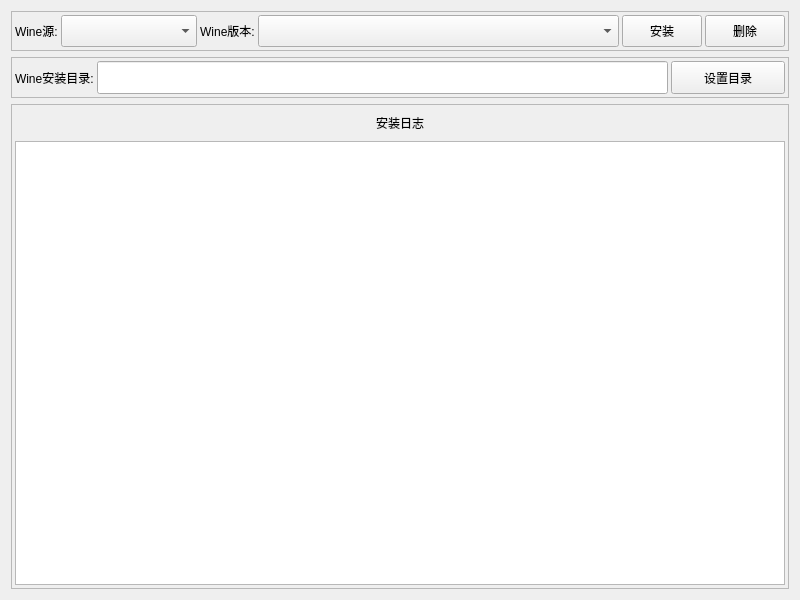
<?xml version="1.0" encoding="UTF-8"?>
<ui version="4.0">
 <class>vekWineOption</class>
 <widget class="QWidget" name="vekWineOption">
  <property name="windowModality">
   <enum>Qt::NonModal</enum>
  </property>
  <property name="enabled">
   <bool>true</bool>
  </property>
  <property name="geometry">
   <rect>
    <x>0</x>
    <y>0</y>
    <width>800</width>
    <height>600</height>
   </rect>
  </property>
  <property name="sizePolicy">
   <sizepolicy hsizetype="Preferred" vsizetype="Maximum">
    <horstretch>0</horstretch>
    <verstretch>0</verstretch>
   </sizepolicy>
  </property>
  <property name="minimumSize">
   <size>
    <width>800</width>
    <height>600</height>
   </size>
  </property>
  <property name="maximumSize">
   <size>
    <width>16777215</width>
    <height>16777215</height>
   </size>
  </property>
  <property name="font">
   <font>
    <family>Microsoft JhengHei UI</family>
   </font>
  </property>
  <property name="windowTitle">
   <string>Wine安装</string>
  </property>
  <property name="windowOpacity">
   <double>1.000000000000000</double>
  </property>
  <layout class="QVBoxLayout" name="verticalLayout" stretch="0">
   <property name="spacing">
    <number>1</number>
   </property>
   <property name="leftMargin">
    <number>5</number>
   </property>
   <property name="topMargin">
    <number>5</number>
   </property>
   <property name="rightMargin">
    <number>5</number>
   </property>
   <property name="bottomMargin">
    <number>5</number>
   </property>
   <item>
    <layout class="QVBoxLayout" name="verticalLayout_3" stretch="1,1,12">
     <property name="spacing">
      <number>6</number>
     </property>
     <property name="leftMargin">
      <number>6</number>
     </property>
     <property name="topMargin">
      <number>6</number>
     </property>
     <property name="rightMargin">
      <number>6</number>
     </property>
     <property name="bottomMargin">
      <number>6</number>
     </property>
     <item>
      <widget class="QFrame" name="frame_3">
       <property name="sizePolicy">
        <sizepolicy hsizetype="Preferred" vsizetype="Preferred">
         <horstretch>0</horstretch>
         <verstretch>0</verstretch>
        </sizepolicy>
       </property>
       <property name="frameShape">
        <enum>QFrame::StyledPanel</enum>
       </property>
       <property name="frameShadow">
        <enum>QFrame::Raised</enum>
       </property>
       <layout class="QHBoxLayout" name="horizontalLayout" stretch="1,30,10,80,0,1">
        <property name="spacing">
         <number>3</number>
        </property>
        <property name="leftMargin">
         <number>3</number>
        </property>
        <property name="topMargin">
         <number>3</number>
        </property>
        <property name="rightMargin">
         <number>3</number>
        </property>
        <property name="bottomMargin">
         <number>3</number>
        </property>
        <item>
         <widget class="QLabel" name="label_3">
          <property name="text">
           <string>Wine源:</string>
          </property>
         </widget>
        </item>
        <item>
         <widget class="QComboBox" name="comboBox_wineSrc">
          <property name="sizePolicy">
           <sizepolicy hsizetype="Preferred" vsizetype="Preferred">
            <horstretch>0</horstretch>
            <verstretch>0</verstretch>
           </sizepolicy>
          </property>
         </widget>
        </item>
        <item>
         <widget class="QLabel" name="label">
          <property name="text">
           <string>Wine版本:</string>
          </property>
          <property name="alignment">
           <set>Qt::AlignCenter</set>
          </property>
         </widget>
        </item>
        <item>
         <widget class="QComboBox" name="comboBox_wineVer">
          <property name="sizePolicy">
           <sizepolicy hsizetype="Preferred" vsizetype="Preferred">
            <horstretch>0</horstretch>
            <verstretch>0</verstretch>
           </sizepolicy>
          </property>
         </widget>
        </item>
        <item>
         <widget class="QPushButton" name="pushButton_Install">
          <property name="sizePolicy">
           <sizepolicy hsizetype="Preferred" vsizetype="Preferred">
            <horstretch>0</horstretch>
            <verstretch>0</verstretch>
           </sizepolicy>
          </property>
          <property name="text">
           <string>安装</string>
          </property>
         </widget>
        </item>
        <item>
         <widget class="QPushButton" name="pushButton_deleteWine">
          <property name="sizePolicy">
           <sizepolicy hsizetype="Preferred" vsizetype="Preferred">
            <horstretch>0</horstretch>
            <verstretch>0</verstretch>
           </sizepolicy>
          </property>
          <property name="text">
           <string>删除</string>
          </property>
         </widget>
        </item>
       </layout>
      </widget>
     </item>
     <item>
      <widget class="QFrame" name="frame_2">
       <property name="sizePolicy">
        <sizepolicy hsizetype="Preferred" vsizetype="Preferred">
         <horstretch>0</horstretch>
         <verstretch>0</verstretch>
        </sizepolicy>
       </property>
       <property name="frameShape">
        <enum>QFrame::StyledPanel</enum>
       </property>
       <property name="frameShadow">
        <enum>QFrame::Raised</enum>
       </property>
       <layout class="QHBoxLayout" name="horizontalLayout_2" stretch="2,15,3">
        <property name="spacing">
         <number>3</number>
        </property>
        <property name="sizeConstraint">
         <enum>QLayout::SetDefaultConstraint</enum>
        </property>
        <property name="leftMargin">
         <number>3</number>
        </property>
        <property name="topMargin">
         <number>3</number>
        </property>
        <property name="rightMargin">
         <number>3</number>
        </property>
        <property name="bottomMargin">
         <number>3</number>
        </property>
        <item>
         <widget class="QLabel" name="label_2">
          <property name="text">
           <string>Wine安装目录:</string>
          </property>
         </widget>
        </item>
        <item>
         <widget class="QLineEdit" name="lineEdit_InstallPath">
          <property name="sizePolicy">
           <sizepolicy hsizetype="Preferred" vsizetype="Preferred">
            <horstretch>0</horstretch>
            <verstretch>0</verstretch>
           </sizepolicy>
          </property>
         </widget>
        </item>
        <item>
         <widget class="QToolButton" name="toolButton_SetInstallDir">
          <property name="sizePolicy">
           <sizepolicy hsizetype="Preferred" vsizetype="Preferred">
            <horstretch>0</horstretch>
            <verstretch>0</verstretch>
           </sizepolicy>
          </property>
          <property name="text">
           <string>设置目录</string>
          </property>
         </widget>
        </item>
       </layout>
      </widget>
     </item>
     <item>
      <widget class="QFrame" name="frame">
       <property name="frameShape">
        <enum>QFrame::StyledPanel</enum>
       </property>
       <property name="frameShadow">
        <enum>QFrame::Raised</enum>
       </property>
       <property name="lineWidth">
        <number>1</number>
       </property>
       <property name="midLineWidth">
        <number>0</number>
       </property>
       <layout class="QVBoxLayout" name="verticalLayout_5" stretch="1,15">
        <property name="spacing">
         <number>3</number>
        </property>
        <property name="leftMargin">
         <number>3</number>
        </property>
        <property name="topMargin">
         <number>3</number>
        </property>
        <property name="rightMargin">
         <number>3</number>
        </property>
        <property name="bottomMargin">
         <number>3</number>
        </property>
        <item>
         <widget class="QLabel" name="label_4">
          <property name="text">
           <string>安装日志</string>
          </property>
          <property name="alignment">
           <set>Qt::AlignCenter</set>
          </property>
         </widget>
        </item>
        <item>
         <widget class="QTextEdit" name="textEdit">
          <property name="autoFillBackground">
           <bool>false</bool>
          </property>
         </widget>
        </item>
       </layout>
      </widget>
     </item>
    </layout>
   </item>
  </layout>
 </widget>
 <resources/>
 <connections/>
</ui>
